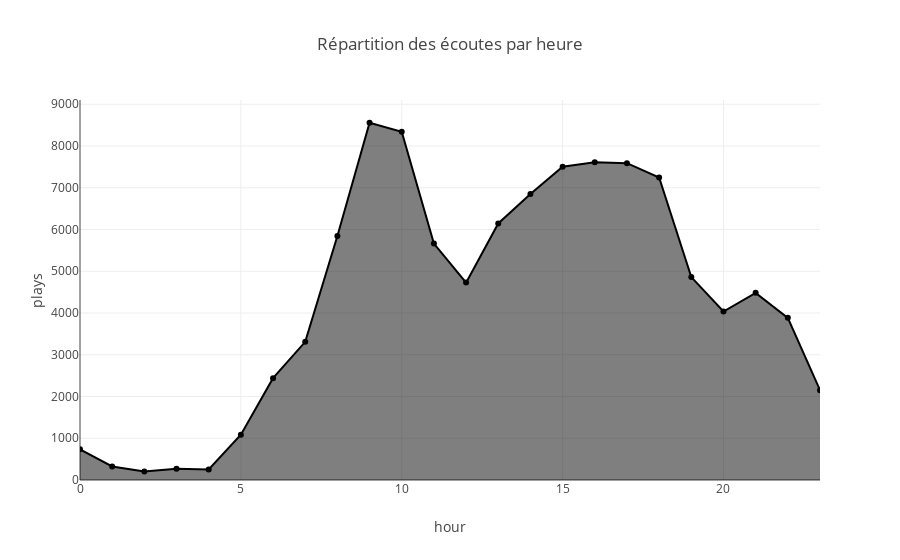

Here is the notebook cell this chart was saved with:
### Code cell
hourly = df.groupby("hour").size().reset_index(name="plays")
px.area(hourly, x="hour", y="plays", title="Répartition des écoutes par heure", markers=True)

### Figure 1 — Plotly figure (JSON) as saved in the notebook; plotly's stock layout.template omitted (floating-point values rounded to 4 significant figures)
{"data": [{"fillpattern": {"shape": ""}, "hovertemplate": "hour=%{x}<br>plays=%{y}<extra></extra>", "legendgroup": "", "line": {"color": "#000001"}, "marker": {"symbol": "circle"}, "mode": "lines+markers", "name": "", "orientation": "v", "showlegend": false, "stackgroup": "1", "type": "scatter", "x": [0, 1, 2, 3, 4, 5, 6, 7, 8, 9, 10, 11, 12, 13, 14, 15, 16, 17, 18, 19, 20, 21, 22, 23], "xaxis": "x", "y": [734, 325, 201, 270, 252, 1086, 2438, 3309, 5845, 8557, 8342, 5664, 4728, 6145, 6850, 7505, 7610, 7588, 7245, 4861, 4035, 4483, 3884, 2151], "yaxis": "y"}], "layout": {"legend": {"tracegroupgap": 0}, "title": {"text": "Répartition des écoutes par heure"}, "xaxis": {"anchor": "y", "domain": [0, 1], "title": {"text": "hour"}}, "yaxis": {"anchor": "x", "domain": [0, 1], "title": {"text": "plays"}}}}
